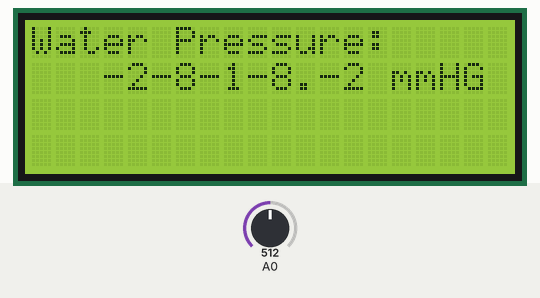
A sketch run on a simulated Arduino Uno, built with avr-gcc and run on an emulated ATmega328P. Shown: 20×4 character LCD. Inputs (shaded band) come from the test bench; at power-on: A0 = 512. What the sketch prints to the serial monitor is not drawn.

Above: at 6.3 s.
6.4 s: A0 set to 716
At 8.6 s:
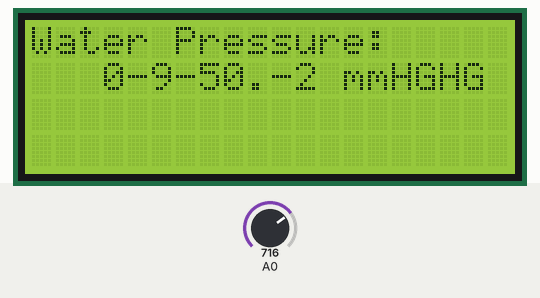
9.1 s: A0 set to 900
At 10.9 s:
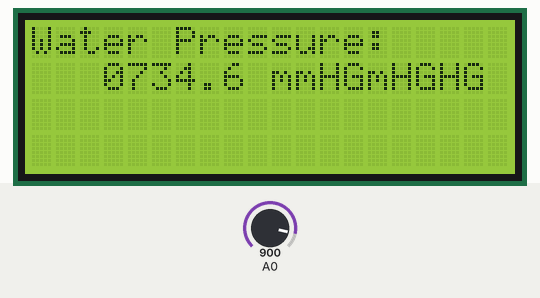
11.2 s: A0 set to 0
At 12.4 s:
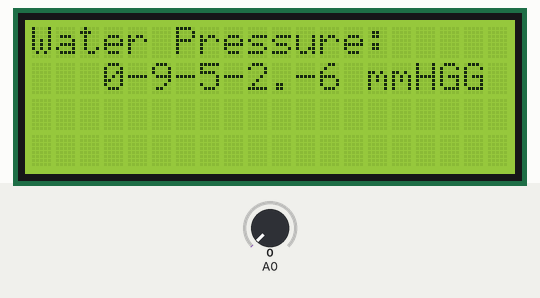
13.2 s: A0 set to 122
At 14.9 s:
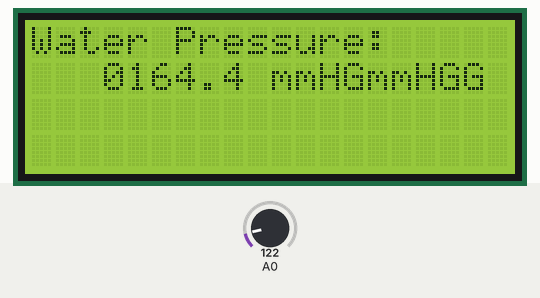
15.2 s: A0 set to 716
At 16.3 s:
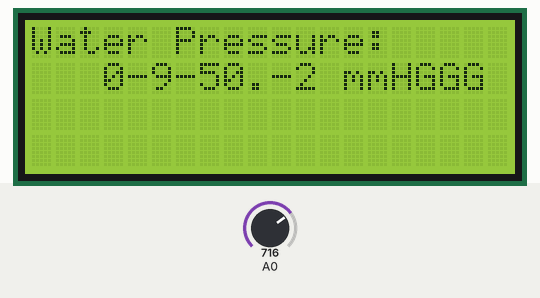
17.3 s: A0 set to 1023
At 18.8 s:
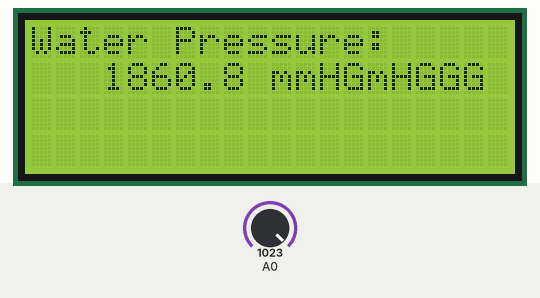
Timing chart, 0 to 20.3 s (numbered marks = the images above; inputs shaded):
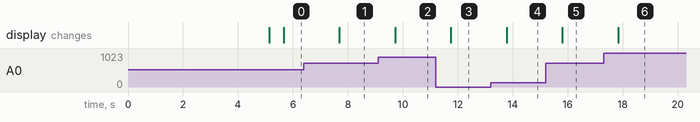

Measured:
- after the input at 6.4 s, the display: changes after 1.3 s (image 1)
- after the input at 9.1 s, the display: changes after 0.62 s (image 2)
- after the input at 11.2 s, the display: changes after 0.55 s (image 3)
- after the input at 13.2 s, the display: changes after 0.57 s (image 4)
- after the input at 15.2 s, the display: changes after 0.60 s (image 5)
- after the input at 17.3 s, the display: changes after 0.53 s (image 6)

The sketch:

water_pressure_sensor_lcd.ino
```cpp
/************************************************************
   Water pressure sensor demo(Computer serial port)
   - Obtain the water pressure through the output voltage
     of the sensor.
**************************************************************/
//https://wiki.dfrobot.com/Gravity__Water_Pressure_Sensor_SKU__SEN0257
/************************************************************
  Water Sensor Key Parameter
  - Parts No.:KY-3-5
  - Sensing range: 0 - 1 MPa
  - Input Voltage: 5VDC
  - Output Voltage: 0.5 - 4.5 VDC
    (Linearly corresponding to 0 - 1 MPa)
  - Accuary: 0.5% - 1% FS
**************************************************************/

/************************************************************
  Water Sensor Calibration

  The output voltage offset of the sensor is 0.5V (norminal).
  However, due to the zero-drifting of the internal circuit, the
  no-load output voltage is not exactly 0.5V. Calibration needs to
  be carried out as follow.

  Calibration: connect the 3 pin wire to the Arduio UNO (VCC, GND and Signal)
  without connecting the sensor to the water pipe and run the program
  for once. Mark down the LOWEST voltage value through the serial
  monitor and revise the "OffSet" value to complete the calibration.

  After the calibration the sensor is ready for measuring!
**************************************************************/
#include <Wire.h>
#include <LiquidCrystal_I2C.h>

LiquidCrystal_I2C lcd(0x27,20,4);  // set the LCD address to 0x27 for a 16 chars and 2 line display

const float  OffSet = 0.508 ;
float V;
int P;
int Po = 64.8; //Initial Pressure Value
unsigned int lcd_r = 0, lcd_g = 0, lcd_b = 0;
unsigned long delaytime = 0, lighttime = 0;

void setup()
{
  lcd.init();                      // initialize the lcd
  lcd.init();
  // Print a message to the LCD.
  lcd.backlight();
  lcd.setCursor(3,0);
  delay(5000);
  Serial.begin(9600);
  Serial.println("hello start");
  lighttime = millis();
  lcd.setCursor(0, 0);
  lcd.print("Water Pressure:");

}
void loop() {

  //delay(100);

    V = analogRead(0)* 5.00 / 1024;                     //Sensor output voltage
    Serial.print("Voltage:");
    Serial.print(V, 3);
    Serial.println("V");
    P = (V - OffSet) * 250*10*7.501;                          //Calculate water pressure * 7.501
    lcd.setCursor(3, 1);
    delay(500);
    lcd.print(  P/ 10000% 10);                         //LCD display
    lcd.print(  P/ 1000% 10);
    lcd.print(   P/ 100 % 10);
    lcd.print(   P/ 10 % 10);
    lcd.print('.');
    lcd.print(  P  % 10);
    lcd.print(' ');
    lcd.print("mmHG");
    delay(500);


}
```
